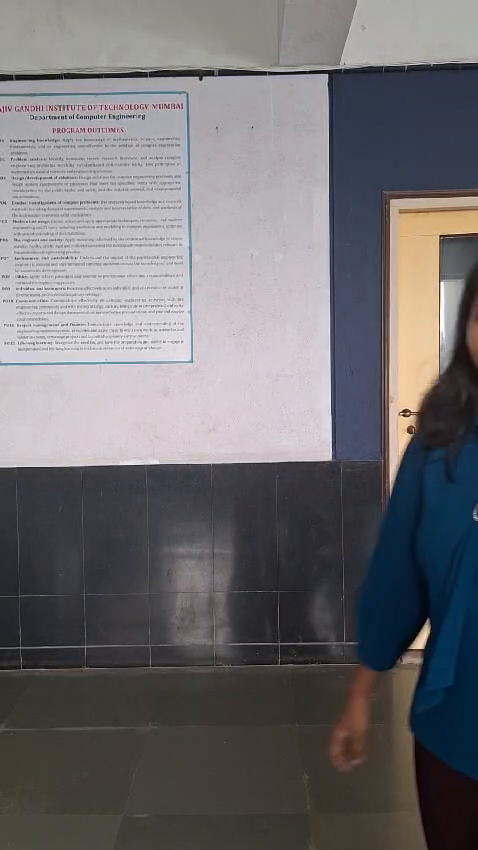
#> input picture frame 62 of videous.mp4, 478 x 850 px
$ python videous.py
#> lines starting #> are read from the running program, lines starting #| are printed output that depends on the picture; after the words box and inside, x2 and y2 are one past the last pixel; in counts of white or black regions, pixels touching at a corner belong together
import cv2

# Load the pre-trained Haar Cascade classifier for face detection
face_cascade = cv2.CascadeClassifier(cv2.data.haarcascades + 'haarcascade_frontalface_default.xml')

# Replace 'your_video.mp4' with the path to your .mp4 video file
video_capture = cv2.VideoCapture('videous.mp4')

# Check if the video file was opened successfully
if not video_capture.isOpened():
    print("Error: Could not open video.")
    exit()

while True:
    # Capture frame-by-frame from the video file
    ret, frame = video_capture.read()
#> frame is the input picture: shape (850, 478, 3); mean B, G, R 112.3, 109.2, 111.2

    # If the frame was not grabbed (end of video), break the loop
    if not ret:
        print("Failed to grab frame or end of video.")
        break
    # Convert the frame to grayscale (Haar Cascade works better on grayscale images)
    gray = cv2.cvtColor(frame, cv2.COLOR_BGR2GRAY)
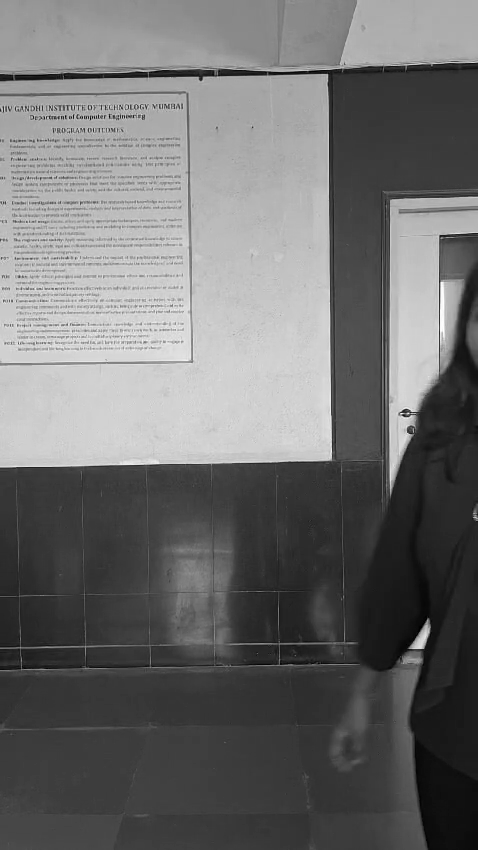
#> gray: shape (850, 478); min 0, max 255, mean 110.2

    # Detect faces in the frame
    faces = face_cascade.detectMultiScale(
        gray,
        scaleFactor=1.1,
        minNeighbors=5,
        minSize=(30, 30),
        flags=cv2.CASCADE_SCALE_IMAGE
    )
#> faces = [[388, 393, 54, 54]]

    # Draw a rectangle around each face
    for (x, y, w, h) in faces:
        cv2.rectangle(frame, (x, y), (x + w, y + h), (255, 0, 0), 2)
#> this loop made 1 pass
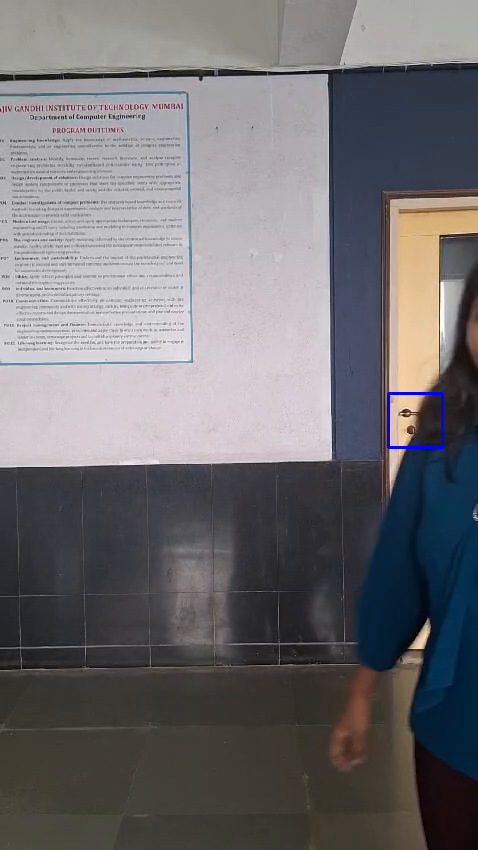
#> frame: shape (850, 478, 3); 0.16% of pixels changed, all inside (x1, y1, x2, y2) = (387, 392, 444, 449)

    # Display the resulting frame with detected faces
    cv2.imshow('Face Detection in Video', frame)

    # Break the loop if the 'q' key is pressed
    if cv2.waitKey(1) & 0xFF == ord('q'):
#> (key q is pressed here)
        break

# Release the video capture and close all OpenCV windows
video_capture.release()
cv2.destroyAllWindows()
